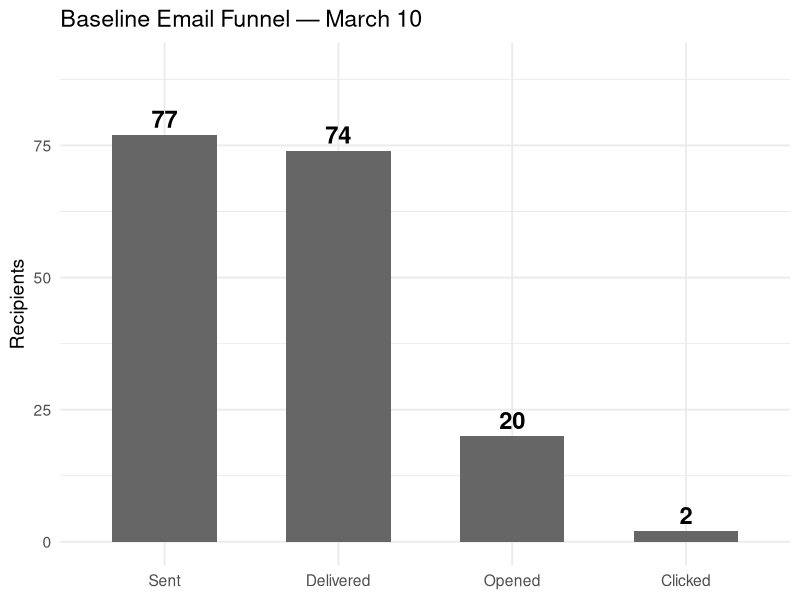
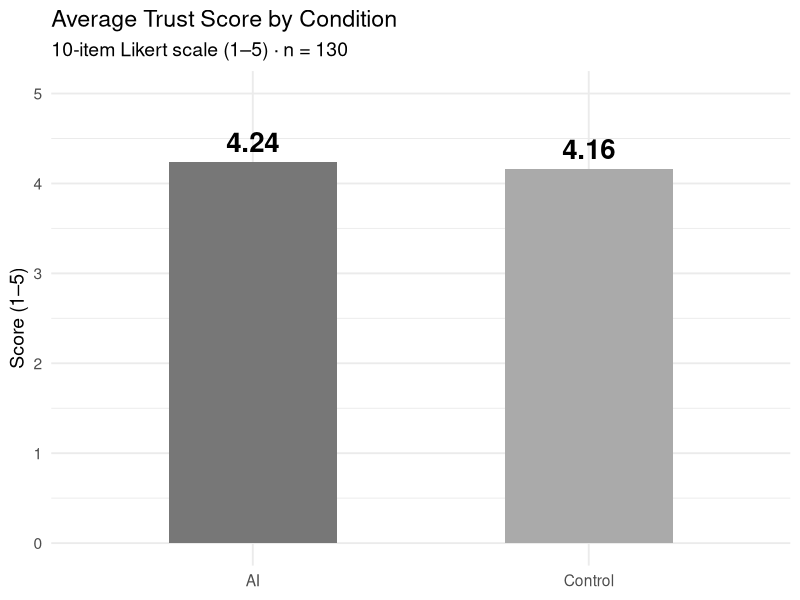
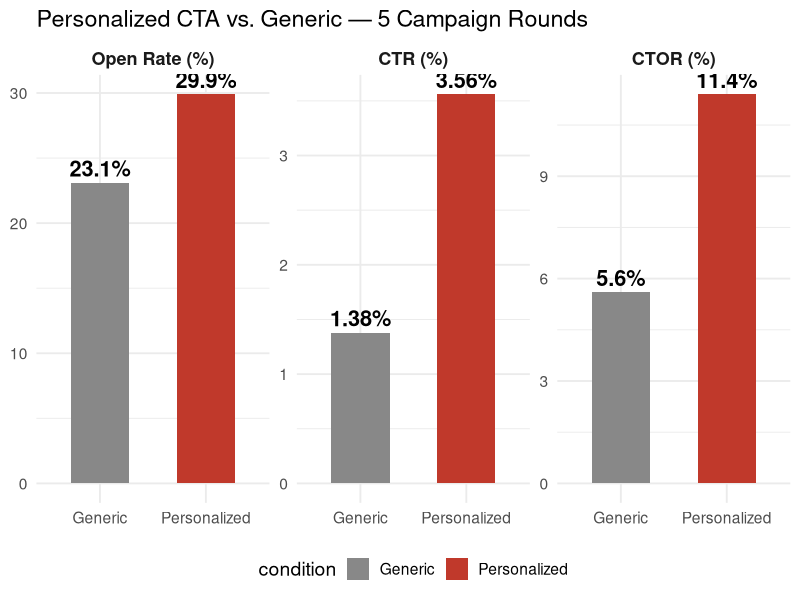
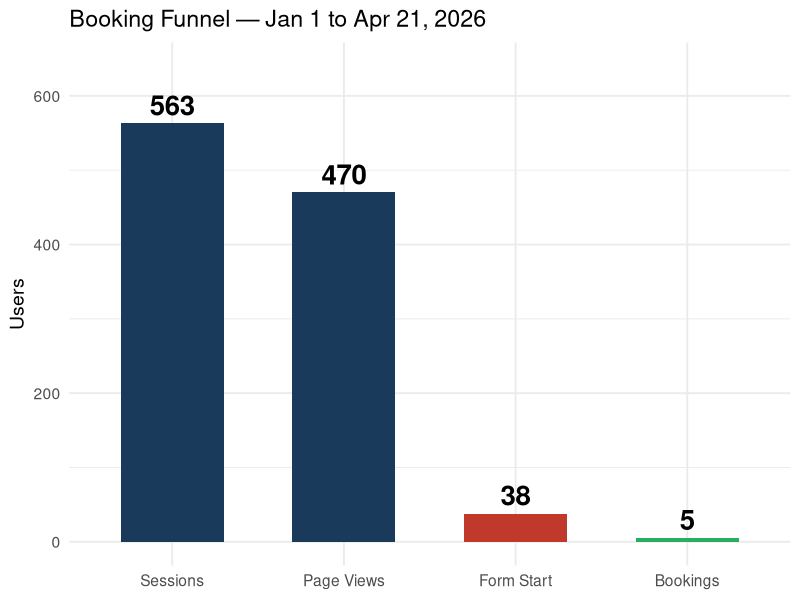

Write the R code that produced these figures, in order.
## ---- chunk 1
library(tidyverse)
library(knitr)
library(kableExtra)
library(ggplot2)
library(tidyr)
## ---- chunk 2
tibble(
  stage = factor(c("Sent","Delivered","Opened","Clicked"),
                 levels=c("Sent","Delivered","Opened","Clicked")),
  n = c(77, 74, 20, 2)
) |>
ggplot(aes(x=stage, y=n)) +
  geom_bar(stat="identity", fill="#666", width=0.6) +
  geom_text(aes(label=n), vjust=-0.4, fontface="bold", size=6) +
  scale_y_continuous(limits=c(0,90)) +
  labs(title="Baseline Email Funnel — March 10", x=NULL, y="Recipients") +
  theme_minimal(base_size=14)
## ---- chunk 3
tibble(condition=c("AI","Control"), mean_trust=c(4.24,4.16)) |>
ggplot(aes(x=condition, y=mean_trust, fill=condition)) +
  geom_bar(stat="identity", width=0.5) +
  geom_text(aes(label=mean_trust), vjust=-0.5, fontface="bold", size=7) +
  scale_fill_manual(values=c("AI"="#777","Control"="#aaa")) +
  scale_y_continuous(limits=c(0,5)) +
  labs(title="Average Trust Score by Condition",
       subtitle="10-item Likert scale (1–5) · n = 130",
       x=NULL, y="Score (1–5)") +
  theme_minimal(base_size=14) + theme(legend.position="none")
## ---- chunk 4
tibble(
  `Email Type`=c("Personalized","Generic"),
  `Subject Line`=c("Your Car Could Be Next 🚗","Something New Is Coming This April 🚗"),
  Sent=c(73,74), Opened=c(19,16), Clicked=c(4,0),
  `Open Rate`=c("26%","22%"), `Click Rate`=c("**5%**","**0%**")
) |>
kable(escape=FALSE) |>
  kable_styling(full_width=TRUE, font_size=20) |>
  row_spec(1, background="#fdecea", bold=TRUE)
## ---- chunk 5
tibble(
  metric=factor(rep(c("Open Rate (%)","CTR (%)","CTOR (%)"),each=2),
                levels=c("Open Rate (%)","CTR (%)","CTOR (%)")),
  condition=rep(c("Generic","Personalized"),3),
  value=c(23.1,29.9,1.38,3.56,5.6,11.4)
) |>
ggplot(aes(x=condition, y=value, fill=condition)) +
  geom_bar(stat="identity", width=0.55) +
  geom_text(aes(label=paste0(value,"%")), vjust=-0.4, fontface="bold", size=5.5) +
  scale_fill_manual(values=c("Generic"="#888","Personalized"="#c0392b")) +
  facet_wrap(~metric, scales="free_y") +
  labs(title="Personalized CTA vs. Generic — 5 Campaign Rounds", x=NULL, y=NULL) +
  theme_minimal(base_size=14) +
  theme(legend.position="bottom", strip.text=element_text(face="bold",size=13))
## ---- chunk 6
tibble(
  stage=factor(c("Sessions","Page Views","Form Start","Bookings"),
               levels=c("Sessions","Page Views","Form Start","Bookings")),
  n=c(563,470,38,5),
  fill=c("a","a","b","c")
) |>
ggplot(aes(x=stage, y=n, fill=fill)) +
  geom_bar(stat="identity", width=0.6) +
  geom_text(aes(label=n), vjust=-0.4, fontface="bold", size=7) +
  scale_fill_manual(values=c("a"="#1a3a5c","b"="#c0392b","c"="#27ae60")) +
  scale_y_continuous(limits=c(0,640)) +
  labs(title="Booking Funnel — Jan 1 to Apr 21, 2026", x=NULL, y="Users") +
  theme_minimal(base_size=14) + theme(legend.position="none")
